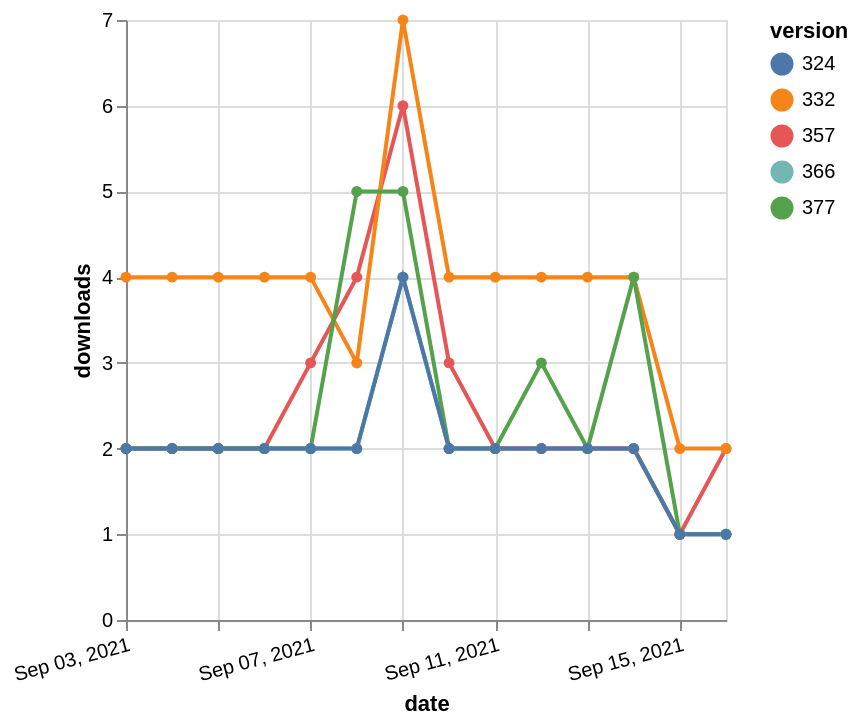

Here is the Vega-Lite specification saved for this chart:
### Vega-Lite specification from a JSON file in a GitHub repository (floating-point values rounded to 4 significant figures)
{"$schema": "https://vega.github.io/schema/vega-lite/v5.json", "description": "A simple bar chart with embedded data.", "data": {"values": [{"date": "2021-09-03", "total": 2304, "delta": 2, "version": "366"}, {"date": "2021-09-04", "total": 2306, "delta": 2, "version": "366"}, {"date": "2021-09-05", "total": 2308, "delta": 2, "version": "366"}, {"date": "2021-09-06", "total": 2310, "delta": 2, "version": "366"}, {"date": "2021-09-07", "total": 2312, "delta": 2, "version": "366"}, {"date": "2021-09-08", "total": 2314, "delta": 2, "version": "366"}, {"date": "2021-09-09", "total": 2318, "delta": 4, "version": "366"}, {"date": "2021-09-10", "total": 2320, "delta": 2, "version": "366"}, {"date": "2021-09-11", "total": 2322, "delta": 2, "version": "366"}, {"date": "2021-09-12", "total": 2324, "delta": 2, "version": "366"}, {"date": "2021-09-13", "total": 2326, "delta": 2, "version": "366"}, {"date": "2021-09-14", "total": 2328, "delta": 2, "version": "366"}, {"date": "2021-09-15", "total": 2329, "delta": 1, "version": "366"}, {"date": "2021-09-16", "total": 2330, "delta": 1, "version": "366"}, {"date": "2021-09-03", "total": 2895, "delta": 2, "version": "357"}, {"date": "2021-09-04", "total": 2897, "delta": 2, "version": "357"}, {"date": "2021-09-05", "total": 2899, "delta": 2, "version": "357"}, {"date": "2021-09-06", "total": 2901, "delta": 2, "version": "357"}, {"date": "2021-09-07", "total": 2904, "delta": 3, "version": "357"}, {"date": "2021-09-08", "total": 2908, "delta": 4, "version": "357"}, {"date": "2021-09-09", "total": 2914, "delta": 6, "version": "357"}, {"date": "2021-09-10", "total": 2917, "delta": 3, "version": "357"}, {"date": "2021-09-11", "total": 2919, "delta": 2, "version": "357"}, {"date": "2021-09-12", "total": 2921, "delta": 2, "version": "357"}, {"date": "2021-09-13", "total": 2923, "delta": 2, "version": "357"}, {"date": "2021-09-14", "total": 2925, "delta": 2, "version": "357"}, {"date": "2021-09-15", "total": 2926, "delta": 1, "version": "357"}, {"date": "2021-09-16", "total": 2928, "delta": 2, "version": "357"}, {"date": "2021-09-03", "total": 4814, "delta": 4, "version": "332"}, {"date": "2021-09-04", "total": 4818, "delta": 4, "version": "332"}, {"date": "2021-09-05", "total": 4822, "delta": 4, "version": "332"}, {"date": "2021-09-06", "total": 4826, "delta": 4, "version": "332"}, {"date": "2021-09-07", "total": 4830, "delta": 4, "version": "332"}, {"date": "2021-09-08", "total": 4833, "delta": 3, "version": "332"}, {"date": "2021-09-09", "total": 4840, "delta": 7, "version": "332"}, {"date": "2021-09-10", "total": 4844, "delta": 4, "version": "332"}, {"date": "2021-09-11", "total": 4848, "delta": 4, "version": "332"}, {"date": "2021-09-12", "total": 4852, "delta": 4, "version": "332"}, {"date": "2021-09-13", "total": 4856, "delta": 4, "version": "332"}, {"date": "2021-09-14", "total": 4860, "delta": 4, "version": "332"}, {"date": "2021-09-15", "total": 4862, "delta": 2, "version": "332"}, {"date": "2021-09-16", "total": 4864, "delta": 2, "version": "332"}, {"date": "2021-09-03", "total": 2079, "delta": 2, "version": "377"}, {"date": "2021-09-04", "total": 2081, "delta": 2, "version": "377"}, {"date": "2021-09-05", "total": 2083, "delta": 2, "version": "377"}, {"date": "2021-09-06", "total": 2085, "delta": 2, "version": "377"}, {"date": "2021-09-07", "total": 2087, "delta": 2, "version": "377"}, {"date": "2021-09-08", "total": 2092, "delta": 5, "version": "377"}, {"date": "2021-09-09", "total": 2097, "delta": 5, "version": "377"}, {"date": "2021-09-10", "total": 2099, "delta": 2, "version": "377"}, {"date": "2021-09-11", "total": 2101, "delta": 2, "version": "377"}, {"date": "2021-09-12", "total": 2104, "delta": 3, "version": "377"}, {"date": "2021-09-13", "total": 2106, "delta": 2, "version": "377"}, {"date": "2021-09-14", "total": 2110, "delta": 4, "version": "377"}, {"date": "2021-09-15", "total": 2111, "delta": 1, "version": "377"}, {"date": "2021-09-16", "total": 2112, "delta": 1, "version": "377"}, {"date": "2021-09-03", "total": 2515, "delta": 2, "version": "324"}, {"date": "2021-09-04", "total": 2517, "delta": 2, "version": "324"}, {"date": "2021-09-05", "total": 2519, "delta": 2, "version": "324"}, {"date": "2021-09-06", "total": 2521, "delta": 2, "version": "324"}, {"date": "2021-09-07", "total": 2523, "delta": 2, "version": "324"}, {"date": "2021-09-08", "total": 2525, "delta": 2, "version": "324"}, {"date": "2021-09-09", "total": 2529, "delta": 4, "version": "324"}, {"date": "2021-09-10", "total": 2531, "delta": 2, "version": "324"}, {"date": "2021-09-11", "total": 2533, "delta": 2, "version": "324"}, {"date": "2021-09-12", "total": 2535, "delta": 2, "version": "324"}, {"date": "2021-09-13", "total": 2537, "delta": 2, "version": "324"}, {"date": "2021-09-14", "total": 2539, "delta": 2, "version": "324"}, {"date": "2021-09-15", "total": 2540, "delta": 1, "version": "324"}, {"date": "2021-09-16", "total": 2541, "delta": 1, "version": "324"}]}, "width": "container", "mark": {"type": "line", "point": {"filled": true}}, "encoding": {"x": {"field": "date", "type": "temporal", "timeUnit": "yearmonthdate", "title": "date", "axis": {"labelAngle": -15}}, "y": {"field": "delta", "type": "quantitative", "title": "downloads"}, "color": {"field": "version", "type": "nominal"}, "tooltip": {"field": "delta"}}}
